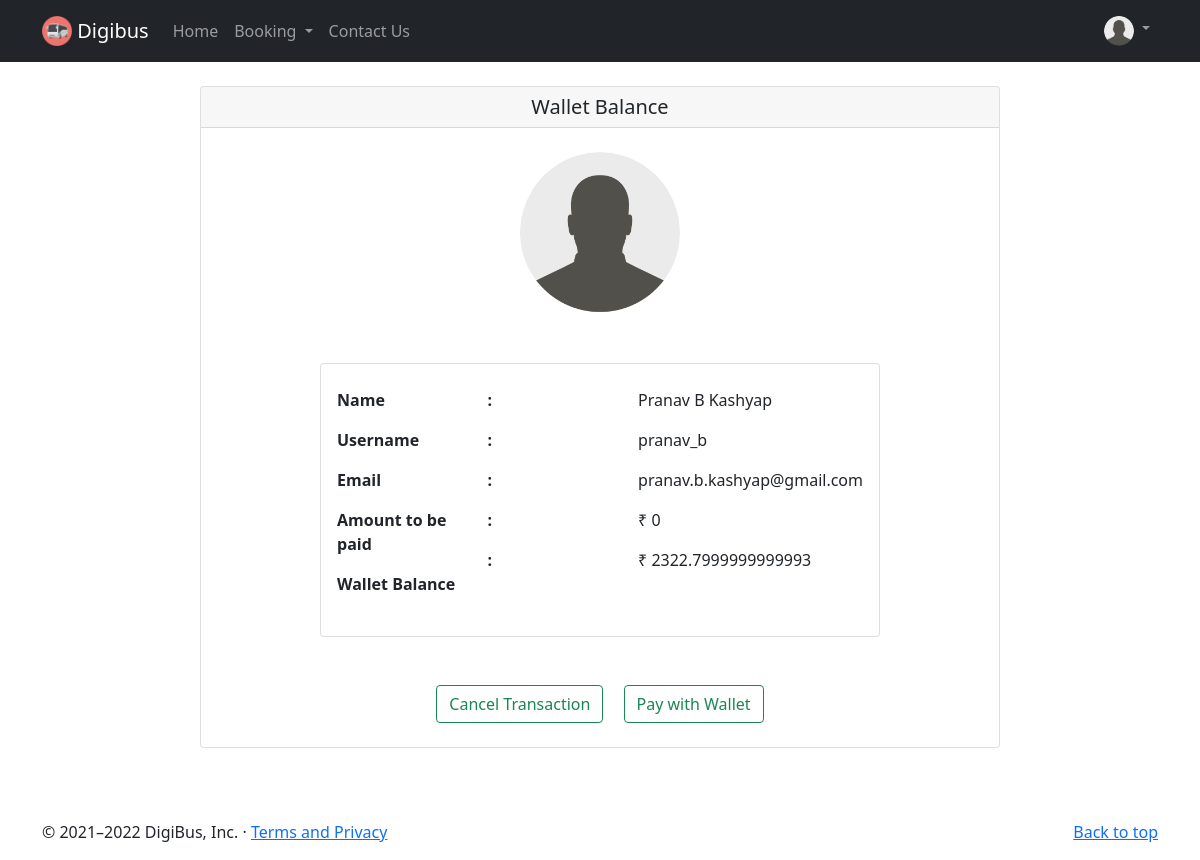
/buypass (signed in), run on an earlier commit of the app's database.
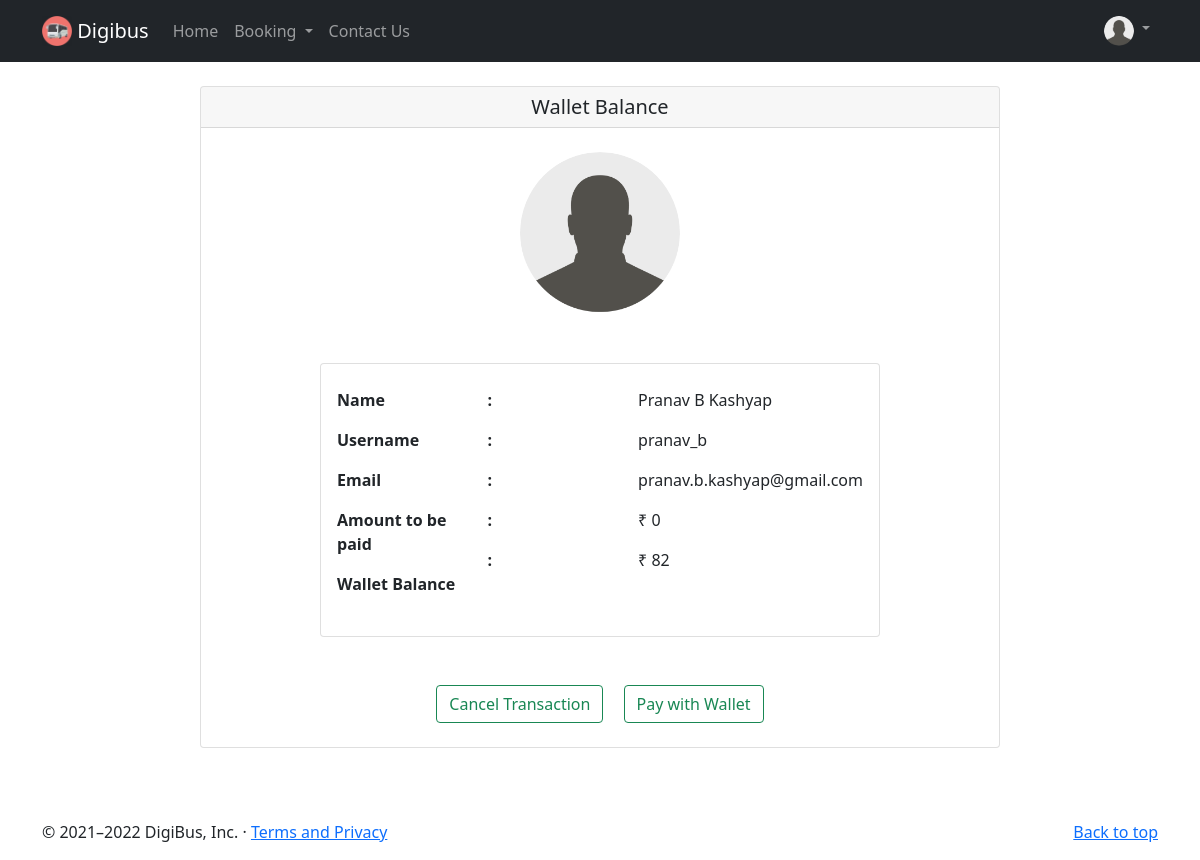
And on a later commit of the database.
### flaskblog/models.py (models this page shows, shortened)
class User(db.Model, UserMixin):
    id = db.Column(db.Integer, primary_key=True)
    fullname = db.Column(db.String(30), nullable=False)
    username = db.Column(db.String(20), unique=True, nullable=False)
    email = db.Column(db.String(120), unique=True, nullable=False)
    image_file = db.Column(db.String(20), nullable=False, default = 'default1.jpg')
    password = db.Column(db.String(60), nullable=False)
    passes = db.relationship('Pass', backref='author', lazy=True)
    wallet = db.Column(db.Integer, nullable=False, default=0)

### flaskblog/routes.py (the view)
@app.route('/buypass')
@login_required
def buypass():
    global ans
    global price_pay
    user = User.query.get(current_user.id)
    pass_det = Pass.query.order_by(Pass.id.desc()).all()[0]
    if ans == True:
        image_file = url_for('static', filename='profile_pics/' + current_user.image_file)
        return render_template('buypass.html', title='Buy Pass', image_file=image_file, user=user, amount=price_pay)
    else :
        flash(f'Error Occured. Please Try Again', 'danger')
        return redirect('home')

### flaskblog/models.py (called while the page is built)
@login_manager.user_loader
def load_user(user_id):
    return User.query.get(int(user_id))

### flaskblog/templates/buypass.html
{% extends "layout1.html" %}
{% block content %}
<div class="card mx-auto my-4" style="width: 50rem;">
    <h5 class="card-header text-center">Wallet Balance</h5>
    <img src="{{ image_file }}" class="rounded-circle account-img mx-auto my-4" style="width: 10rem;">
    <div class="card mx-auto my-4" style="width: 35rem;">
        <div class="card-body my-2">
            <div class="row">
                <div class="col-sm">
                    <p class="fw-bold">Name</p>
                    <p class="fw-bold">Username</p>
                    <p class="fw-bold">Email</p>
                    <p class="fw-bold">Amount to be paid</p>
                    <p class="fw-bold">Wallet Balance</p>
                </div>
                <div class="col-sm">
                    <p class="fw-bold">:</p>
                    <p class="fw-bold">:</p>
                    <p class="fw-bold">:</p>
                    <p class="fw-bold">:</p>
                    <p class="fw-bold">:</p>
                </div>
                <div class="col-sm">
                    <p class="fw-normal">{{ user.fullname }}</p>
                    <p class="fw-normal">{{ user.username }}</p>
                    <p class="fw-normal">{{ user.email }}</p>
                    <p class="fw-normal">₹ {{ amount  }}</p>
                    <p class="fw-normal">₹ {{ user.wallet }}</p>
                </div>
            </div>
        </div>
    </div>
    <div class="mx-auto my-4">
            <a class="mx-2" href="{{ url_for('cancel') }}"><button class="btn btn-outline-success">Cancel Transaction</button></a>
            <a class="mx-2" href="{{ url_for('confirm') }}"><button class="btn btn-outline-success">Pay with Wallet</button></a>
    </div>
</div>
{% endblock content %}

What changed in the data, as far as the page shows it:
changed User "Pranav B Kashyap": wallet "2322.7999999999993" → "82"
